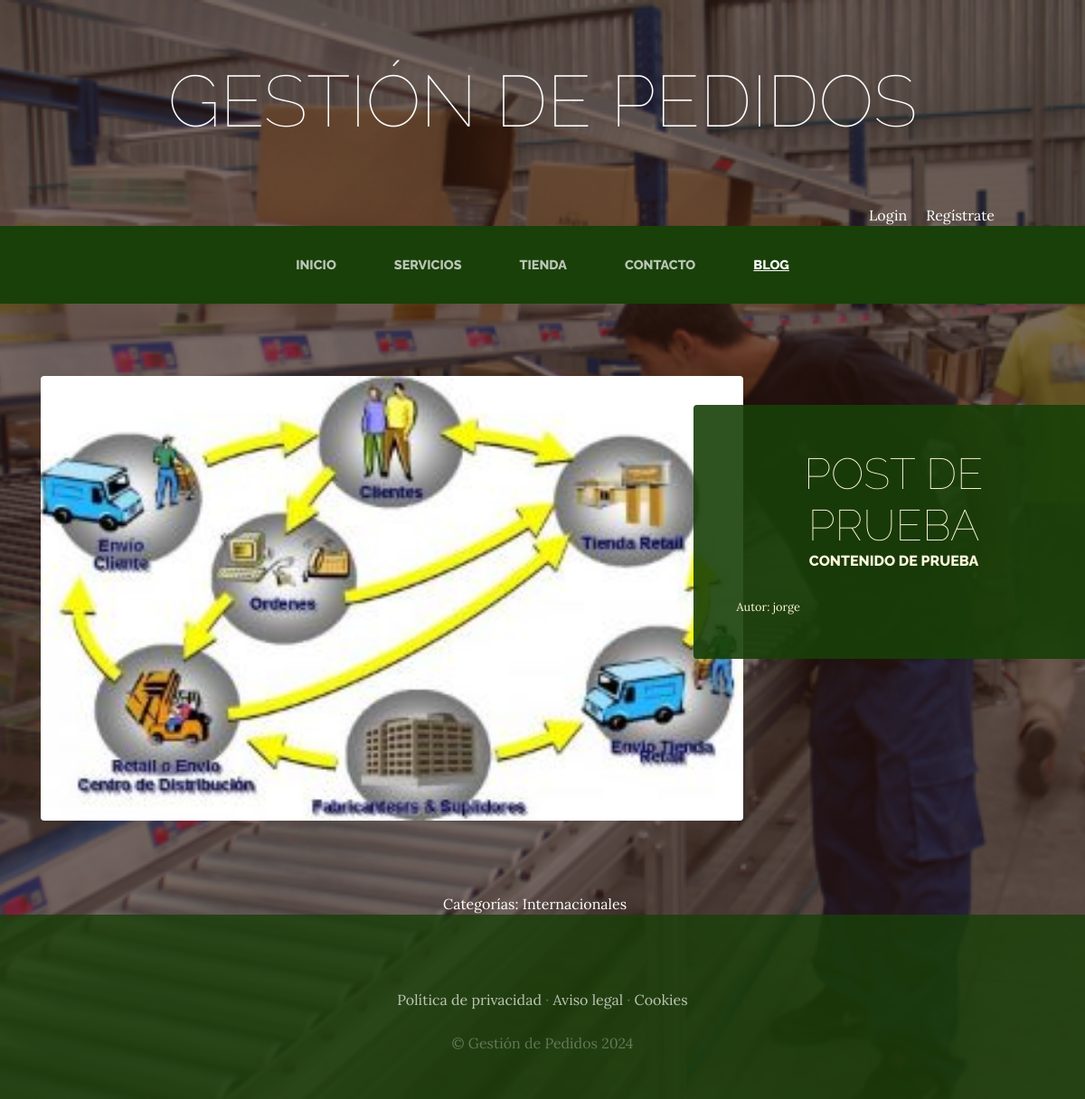
The app's page /blog/categoria/1/ with its own data.
### blog/models.py (models this page shows, shortened)
class Post(models.Model):
    titulo=models.CharField(max_length=50)
    contenido=models.CharField(max_length=50)
    imagen=models.ImageField(upload_to='blog', null=True, blank=True)
    autor=models.ForeignKey(User, on_delete=models.CASCADE)
    categorias=models.ManyToManyField(Categoria)
    created=models.DateTimeField(auto_now_add=True)
    updated=models.DateTimeField(auto_now_add=True)
    class Meta:
        verbose_name ='post'
        verbose_name_plural ='posts'

class Categoria(models.Model):
    nombre=models.CharField(max_length=50)
    created=models.DateTimeField(auto_now_add=True)
    updated=models.DateTimeField(auto_now_add=True)
    class Meta:
        verbose_name ='categoria'
        verbose_name_plural ='categorias'

### blog/views.py (the view)
# urls.py: path('categoria/<int:categoria_id>/', views.categoria, name="categoria"),
def categoria(request, categoria_id):
    categoria=Categoria.objects.get(id=categoria_id)
    posts=Post.objects.filter(categorias=categoria)
    return render(request, "blog/categoria.html", {"categoria": categoria, "posts": posts})

### carro/context_processor.py (called while the page is built)
def importe_total_carro(request):
    total=0
    if request.user.is_authenticated:
        for key, value in request.session["carro"].items():
            total=total+float(value["precio"])
    else:
        total= "Debes logearte"
    return {"importe_total_carro": total}

### blog/templates/blog/categoria.html
{% extends "ProyectoWebApp/base.html" %}
{% load static %}
{% block content %}
   {% for post in posts %}
   <section class="page-section clearfix">
      <div class="container">
        <div class="intro">
          <img class="intro-img img-fluid mb-3 mb-lg-0 rounded" src="{{post.imagen.url}}" alt="";>
          <div class="intro-text left-0 text-center bg-faded p-5 rounded">
            <h2 class="section-heading mb-4" >
              <span class="section-heading-lower">{{post.titulo}}</span>
              <span class="section-heading-upper">{{post.contenido}}</span>
            </h2>
            <div style="text-align:left; font-size: 0.8em;">
               Autor: {{post.autor}}
            </div>
          </div>
        </div>
      </div>
   </section>
   {% endfor %}
   <section>
      <div style="width: 75%; margin: auto; text-align: center; color: white">
         Categorías:
         {% for post in posts %}
            {% for categoria in post.categorias.all %}
               {{categoria.nombre}} &nbsp;&nbsp;&nbsp;
            {% endfor %}
         {% endfor %}
      </div>
   </section>
{% endblock %}

### ProyectoWebApp/static/ProyectoWebApp/css/gestion.css (style rules this page uses)
body { font-family: 'Lora'; background: linear-gradient(rgba(47, 23, 15, 0.65), rgba(47, 23, 15, 0.65)), url("../img/bg_main.jpg"); background-attachment: fixed; background-position: center; background-size: cover; }
h1, h2, h3, h4, h5, h6 { font-family: 'Raleway'; }
.page-section { margin-top: 5rem; margin-bottom: 5rem; }
.section-heading { text-transform: uppercase; }
.section-heading .section-heading-upper { display: block; font-size: 1rem; font-weight: 800; padding-bottom:.5rem; }
.section-heading .section-heading-lower { display: block; font-size: 3rem; font-weight: 100; }
.bg-faded { background-color: rgba(255, 255, 255, 0.85); }
.intro { position: relative; }
@media (min-width: 992px) { .intro .intro-img { width: 70%; float: left; position: relative; z-index: 1; } }
@media (min-width: 992px) { .intro .intro-text { width: 50%; margin-top: 2rem; background-color: rgba(24, 64, 8, 0.9); color: cornsilk; position: absolute; top: 10%; right: -10%; z-index: 2; transform: none; } }
@media (min-width: 1200px) { .intro .intro-text { width: 40%; right: -5%; } }

### records on screen
Post: imagen (picture), titulo "POST DE PRUEBA", contenido "CONTENIDO DE PRUEBA", autor "jorge"
Categoria: nombre "Internacionales"
